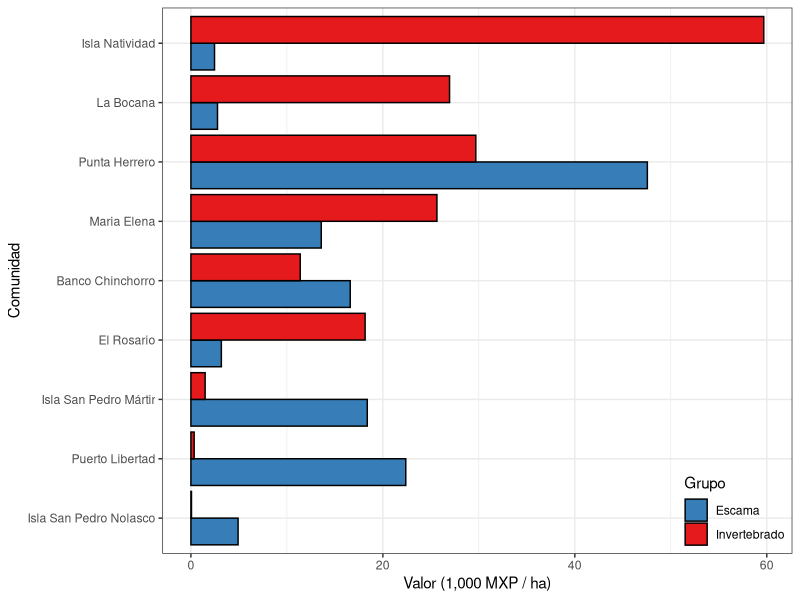
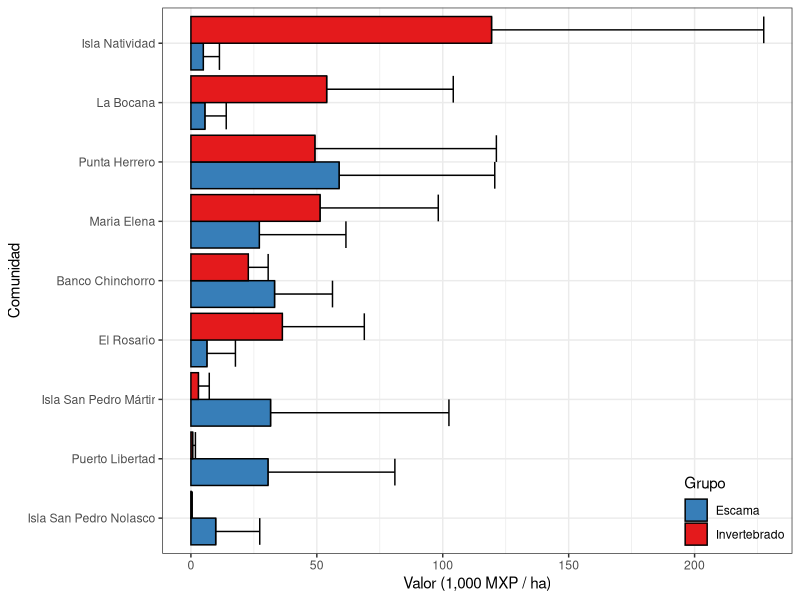

Generate these figures, in order, with R: (Note: this script raises an error after producing the figures.)
######################################################
#title#
######################################################
#
# Purpose
#
######################################################

library(here)
library(tidyverse)

fish_biomass <-
  read_csv(here("data", "processed_data", "fish_biomass_by_species.csv"))
invert_biomass <-
  read_csv(here(
    "data",
    "processed_data",
    "invertebrate_biomass_by_species.csv"
  ))
family <-
  read_csv(file = here("data", "processed_data", "family_names.csv"))
prices <-
  read_csv(file = here("data", "processed_data", "family_prices.csv"))
costs <-
  read.csv(here("data", "raw_data", "reserve_cost_per_hectare.csv")) %>% 
  mutate(cost_mxp_ha = cost_usd_ha * 19.2472) %>% 
  select(community, cost_mxp_ha)

fish_biomass_value <- fish_biomass %>%
  # filter(biomass_kg_hect > 0) %>%
  left_join(family, by = c("species", "genus")) %>%
  left_join(prices, by = c("family", "group")) %>%
  mutate(value_mxp_hect = mean_price * biomass_kg_hect) %>%
  select(-c(genus,species))

invert_biomass_value <- invert_biomass %>%
  # filter(biomass_kg_hect > 0) %>%
  left_join(prices, by = c("family", "group")) %>%
  mutate(value_mxp_hect = mean_price * biomass_kg_hect) 

biomass_value <- rbind(fish_biomass_value, invert_biomass_value) 

biomass_by_community <- biomass_value %>%
  drop_na(mean_price) %>%
  group_by(community, site, zone, group, transect) %>%
  summarize(
    biomass_kg_hect = sum(biomass_kg_hect, na.rm = T),
    value_mxp_hect = sum(value_mxp_hect, na.rm = T) / 1000
  ) %>%
  group_by(community, zone, group) %>%
  summarize(
    biomass_kg_hect_sd = sd(biomass_kg_hect, na.rm = T),
    biomass_kg_hect = mean(biomass_kg_hect, na.rm = T),
    value_mxp_hect_sd = sd(value_mxp_hect, na.rm = T),
    value_mxp_hect = mean(value_mxp_hect)
  ) %>%
  ungroup() %>%
  mutate(community = fct_reorder(community, value_mxp_hect, sum))


tot_val <- biomass_by_community %>%
  filter(zone == "Reserva") %>%
  ggplot(aes(x = community, y = value_mxp_hect, fill = group)) +
  geom_errorbar(aes(ymin = value_mxp_hect, ymax = value_mxp_hect + value_mxp_hect_sd),
                position = "dodge") +
  geom_col(color = "black", position = "dodge") +
  scale_fill_brewer(palette = "Set1", direction = -1) +
  theme_bw() +
  coord_flip() +
  labs(x = "Comunidad", y = "Valor (1,000 MXP / ha)") +
  guides(fill = guide_legend("Grupo")) +
  theme(
    legend.justification = c(1, 0),
    legend.position = c(1, 0),
    legend.background = element_blank()
  )

sust_val <- biomass_by_community %>%
  select(community, group, zone, value_mxp_hect) %>%
  pivot_wider(names_from = zone, values_from = value_mxp_hect) %>%
  mutate(res = pmin(Control, 0.5 * Reserva),
         dif = Reserva - res) %>%
  ggplot(aes(x = community, y = dif, fill = group)) +
  geom_col(color = "black", position = "dodge") +
  scale_fill_brewer(palette = "Set1", direction = -1) +
  theme_bw() +
  coord_flip() +
  labs(x = "Comunidad", y = "Valor (1,000 MXP / ha)") +
  guides(fill = guide_legend("Grupo")) +
  theme(
    legend.justification = c(1, 0),
    legend.position = c(1, 0),
    legend.background = element_blank()
  )

biomass_by_community %>%
  select(community, group, zone, value_mxp_hect) %>%
  pivot_wider(names_from = zone, values_from = value_mxp_hect) %>%
  mutate(Res50 = 0.5 * Reserva,
         diff = Reserva - min(Control, Res50)) %>% 
  group_by(community) %>% 
  summarize(value = sum(diff)) %>% 
  left_join(costs, by = "community") %>% 
  knitr::kable(col.names = c("Comunidad", "Valor (MXP / hac)", "Costo (MXP / ha)"),
               format = "latex") %>% 
  cat(file = here("results", "tab", "valor_y_costo.tex"))


ggsave(
  tot_val,
  filename = here("results", "img", "total_value_per_hectare.pdf"),
  width = 8,
  height = 4
)


ggsave(
  sust_val,
  filename = here("results", "img", "sustainable_value_per_hectare.pdf"),
  width = 8,
  height = 4
)
